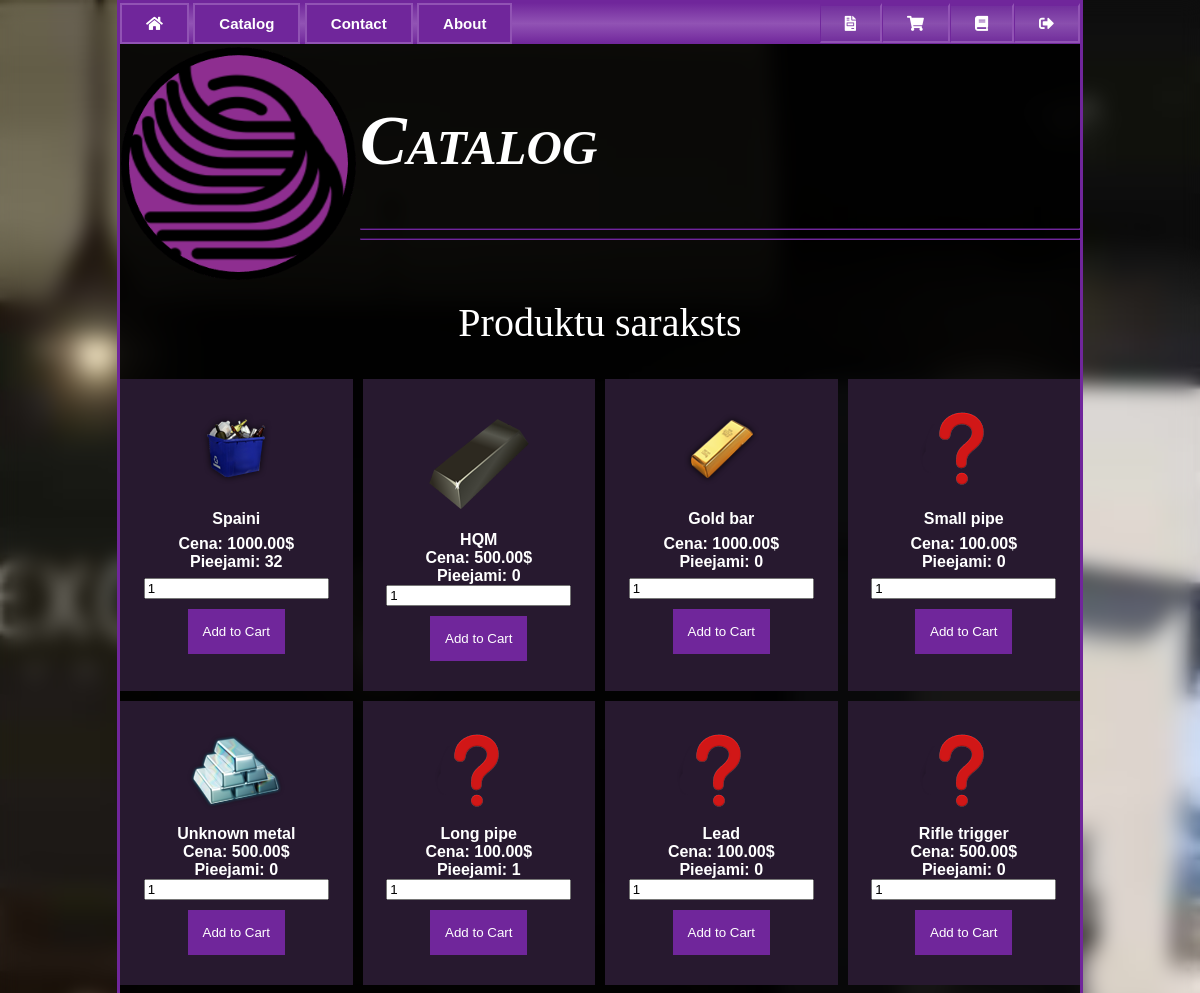
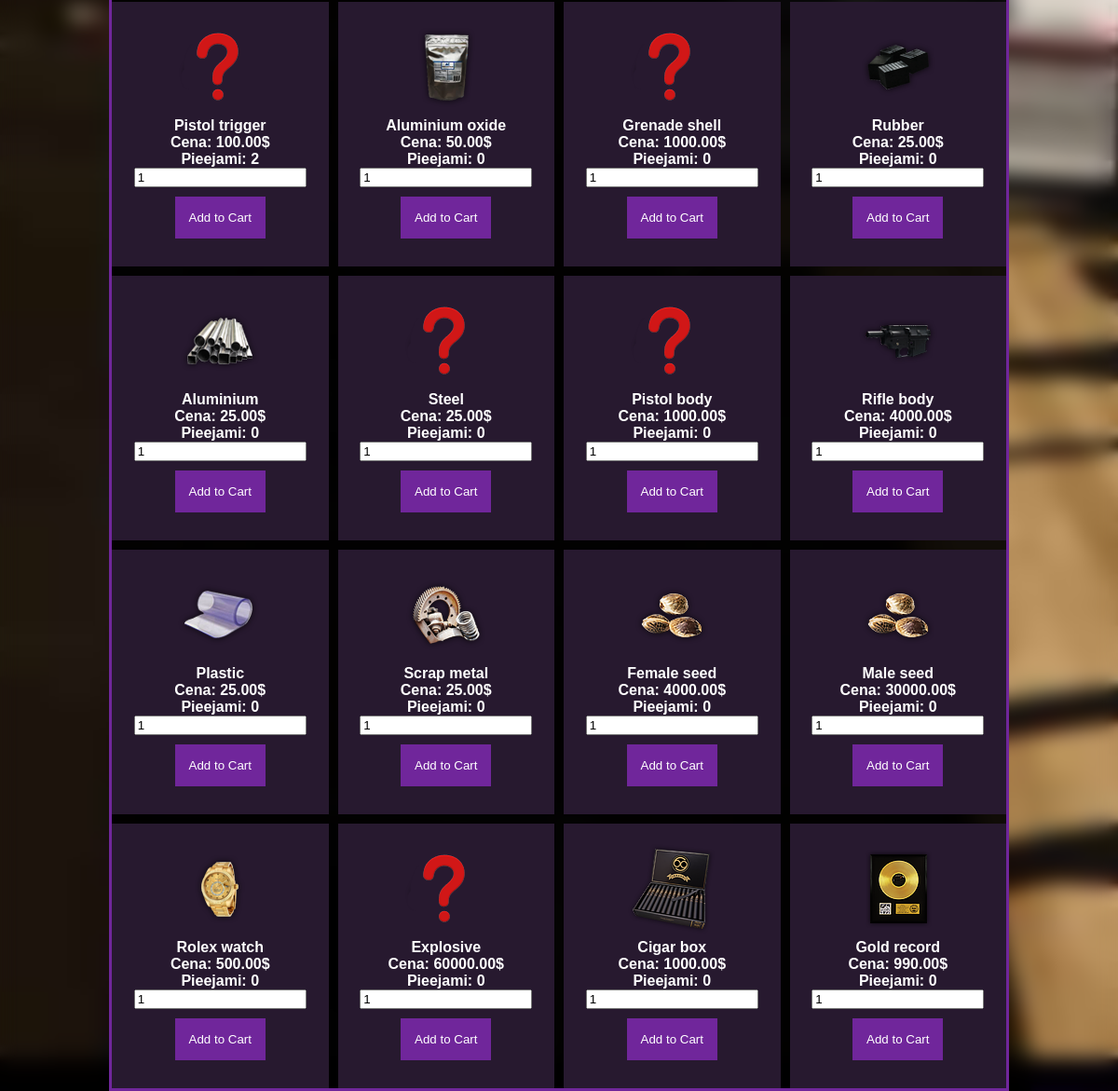
/catalog (signed in), run on an earlier commit of the app's database (2 pictures, top to bottom).
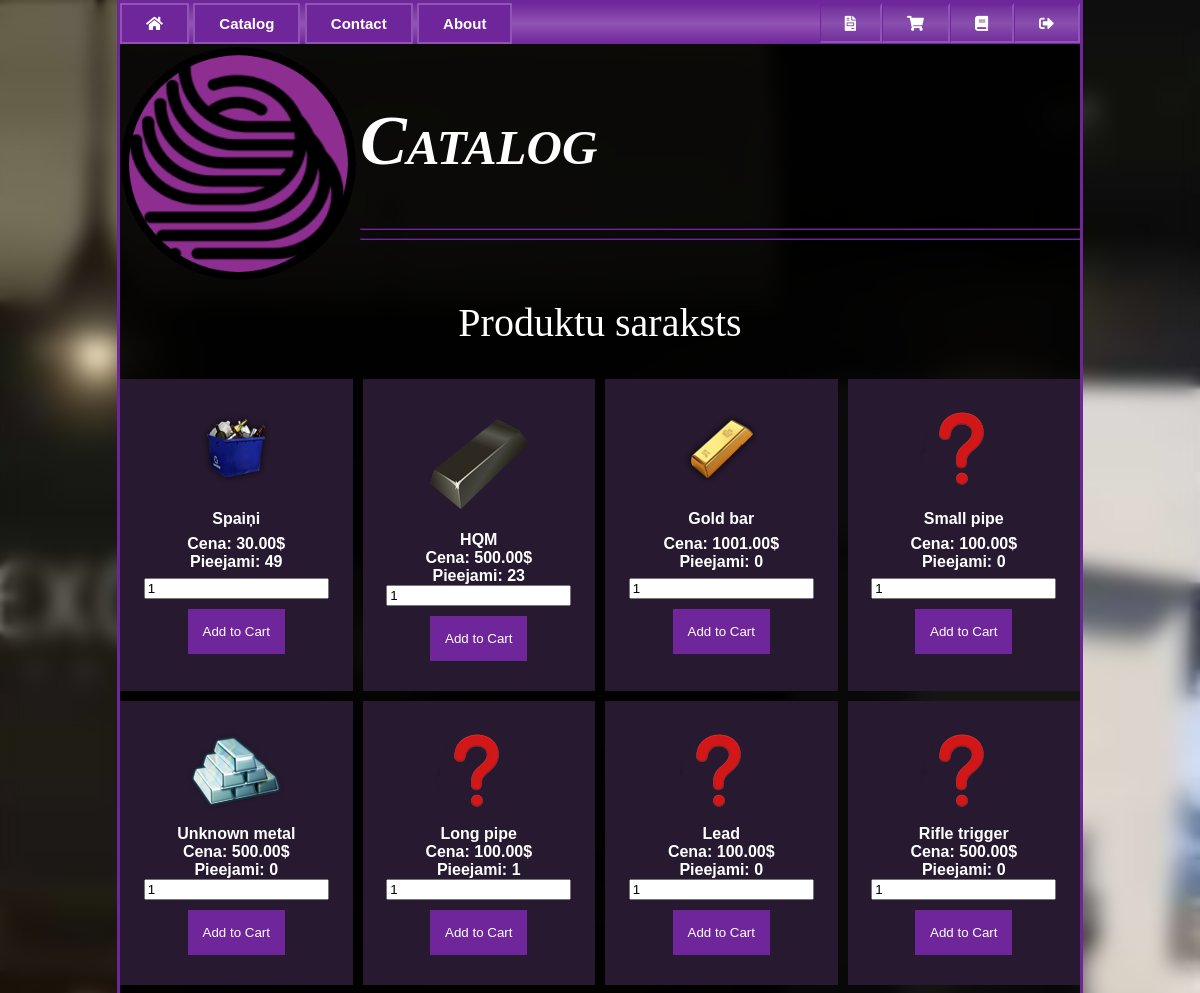
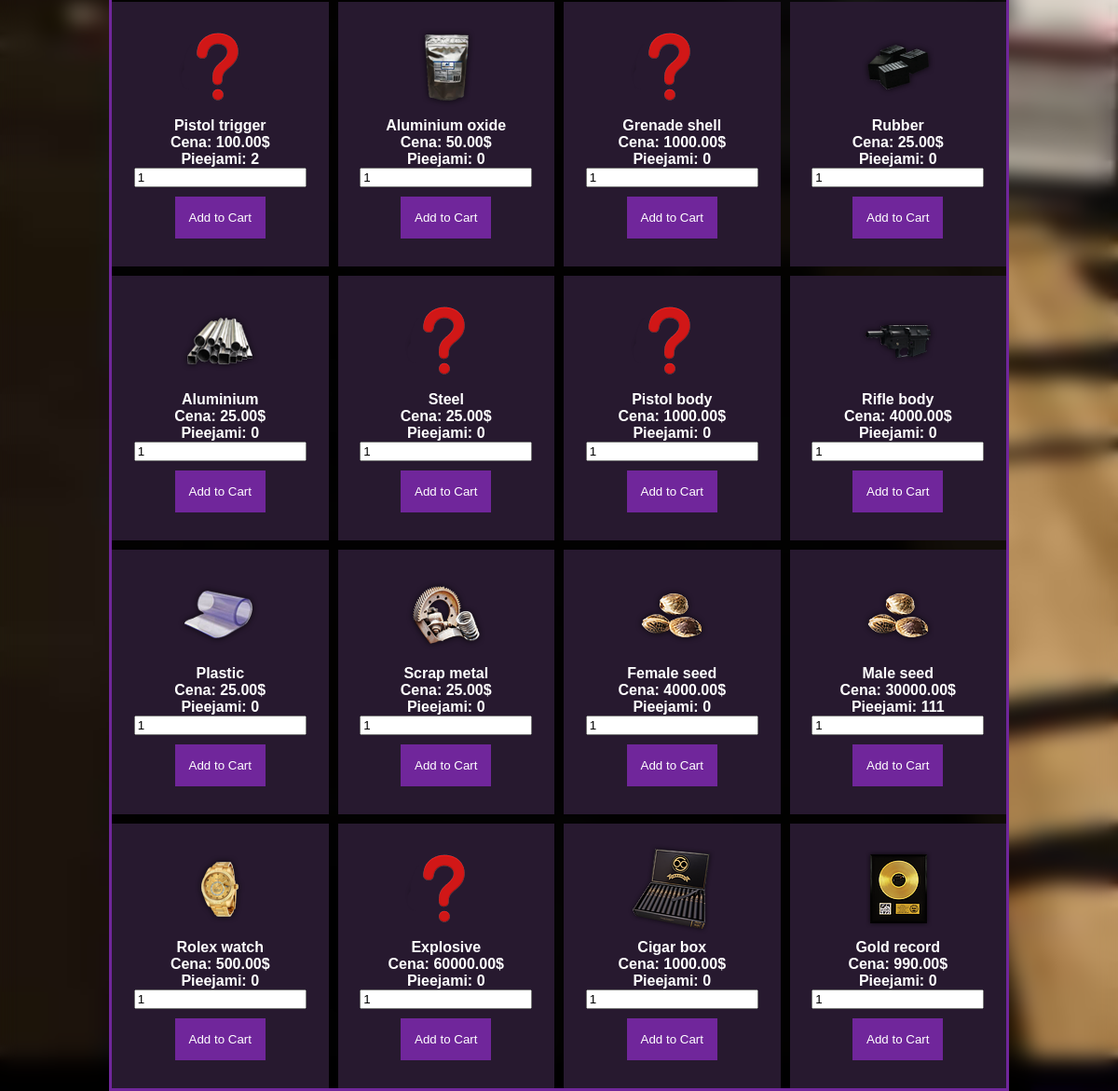
And on a later commit of the database (2 pictures, top to bottom).
### tables this page shows
CREATE TABLE `images` (
  `id` int(11) NOT NULL,
  `product_id` int(11) NOT NULL,
  `image` varchar(128) NOT NULL DEFAULT 'missing.png',
  `main` int(1) NOT NULL DEFAULT 0
);

CREATE TABLE `products` (
  `id` int(10) NOT NULL,
  `name` char(50) NOT NULL COMMENT 'Preces nosaukums',
  `price` decimal(10,2) DEFAULT 0.00 COMMENT 'Cena',
  `count` int(11) NOT NULL COMMENT 'Gab',
  `access` int(11) NOT NULL DEFAULT 1
);

### include/system.php (called while the page is built, shortened)
<?php
include_once "functions.php";
include_once "database.php";
include_once "backend/authentication.php";
include_once "controller.php";
$controller = new controller();
$db         = new db();
$auth       = new auth();

### backend/authentication.php (called while the page is built, shortened)
<?php
class auth{
    function access(){
        if(isset($_SESSION['auth']['access'])){
            return $_SESSION['auth']['access'];
        }
        return 1;
    }
}
?>

### include/functions.php (called while the page is built, shortened)
<?php
function url_segment($arg = false)
{
    if ($arg === false) {
        $url = $_SERVER['REQUEST_URI'];
        if (isset($_GET)) {
            $url = explode('?', $url);
            $url = $url[0];
        }
        $url = explode('/', trim($url, '/'));
        return $url;
    } else {
        $url = $_SERVER['REQUEST_URI'];
        if (isset($_GET)) {
            $url = explode('?', $url);
            $url = $url[0];
        }
        $url = explode('/', trim($url, '/'));
        array_unshift($url, false);
        if (isset($url[$arg + 1])) {
            return $url[$arg + 1];
        } else {
            return false;
        }
    }
    return false;
}

### include/database.php (called while the page is built, shortened)
<?php
Class db{
	public $debug = false;
    private function dbConect(){
		$this->conn = mysqli_connect(DB_HOST, DB_USER, DB_PASSWORD ,DB_NAME) or die ('Neizdevas savienoties ar datubazi!!');
		mysqli_set_charset($this->conn,'utf8');
		return $this->conn;
    }
	function getArray($query,$error=false){
		$data = array();
		$result=$this->result($query,$error);
		if ($result){
			while($row = mysqli_fetch_array($result,MYSQLI_ASSOC)){
				$data[] = $row;
			}
		}
		return $data;
	}
	function result($query,$error = false){
		if ($query){
			$conect = $this->dbConect();
			mysqli_query($conect,'SET SESSION sql_mode = ""');
			if ($error || $this->debug){
					$result=mysqli_query($conect,$query) or die("<b>" . $query . "</b><br>" . mysqli_error($conect));
			}else{
				$result=mysqli_query($conect,$query);
			}
			return $result;
		}
		return false;
	}
}

### backend/products.php (the view, shortened to what this page needs)
<?php
class products {
    function getProducts($access = false){
        global $db, $auth;
        $query = 'SELECT p.*, i.image
        FROM products p
        LEFT JOIN images AS i ON i.product_id = p.id';
        if($access){
            $query .= ' WHERE p.access <= '. $access;
        }else{
            $query .= ' WHERE p.access <= '. $auth->access();
        }
        $products = $db->getArray($query,true);
        echo '<div class="products">';
        foreach($products AS $product){
            echo '
                <div class="product">
                <div class="image"><img src="/images/'.$product['image'].'"></div>
                <div class="title">'.$product['name'].'</div>
                <div class="details">
                <div>Cena: ' . $product['price'] . '$</div>
                <div>Pieejami: '.$product['count'].'</div>
                </div>';
            echo '
                <form method="post">
                  <input type="hidden" name="user_id" value="'.$_SESSION['auth']['id'].'">
                  <input type="hidden" name="product_id" value="'.$product['id'].'">
                  <input type="number" name="product_amount" value="1" min="1">
                  <button type="submit" name="add_to_cart">Add to Cart</button>
                </form>';
     echo '</div>';
             }
    }
}
?>

### index.php (shortened to what this page needs)
<?
include_once "include/system.php";
?>
<!DOCTYPE html>
<html>
    <head>
    </head>
<body>
<link rel='stylesheet' href='/css/style.css'>
<link rel='stylesheet' href='/css/responsive.css'>
<div class="bg">
    <div class="container">
        <? include_once "theme/public_nav.php"; ?>
        <div>
        <a href="/">
         <img src="/images/logoM2.png" width="240" height="240" align="left">
        </a>
        </div>
        <div>
            <? echo $controller->contentloader() ?>
        </div>
    </div>
</div>
</body>
</html>

### theme/public_nav.php
<head>
  <link rel="stylesheet" href="https://cdnjs.cloudflare.com/ajax/libs/font-awesome/5.15.3/css/all.min.css" />
</head>
<div class="topnav">
<?php
$access = $auth->access();
?>
    <a href="/home"><i class="fas fa-home"></i></a>
    <a href="/catalog">Catalog</a>
    <a href="/contact">Contact</a>
    <a href="/about">About</a>
     <? if($access == 1): ?>
         <a class="right" href="/login"><i class="fas fa-sign-in-alt"></i></a>
         <a class="right" href="/register"><i class="fas fa-user-plus"></i></a>
     <? elseif($access == 2): ?>
         <a class="right" href="/logout"><i class="fas fa-sign-out-alt"></i></a>
         <a class="right" href="/cart"><i class="fas fa-shopping-cart"></i></a>
         <a class="right" href="/myorders"><i class="fas fa-file-invoice"></i></a>
     <? elseif($access == 3): ?>
         <a class="right" href="/logout"><i class="fas fa-sign-out-alt"></i></a>
         <a class="right" href="/admin"><i class="fas fa-book"></i></a>
         <a class="right" href="/cart"><i class="fas fa-shopping-cart"></i></a>
         <a class="right" href="/myorders"><i class="fas fa-file-invoice"></i> </a>
     <? endif; ?>
</div>

### include/controller.php (shortened to what this page needs)
<?
class controller
{
    var $contentmode = "pages";
    var $include = "home";
    function contentloader()
    {
        if (empty(url_segment(0))) {
            $this->include = 'home';
        } else {
	        $this->include = url_segment(0);
        }
        $include = $this->contentmode . '/' . $this->include . '.php';
        if (file_exists($include)) {
            include_once $include;
        }
        return '';
    }
}

### pages/catalog.php (shortened to what this page needs)
<?php
include_once "backend/products.php";
$products = new products();
?>
<h1>Catalog</h1>
<hr>
<hr>
<h2>Produktu saraksts</h2>
<?php
	if (!isset($_SESSION['auth'])) {
		 echo $products->getProductsguest();
	} else {
		 echo $products->getProducts();
	}
?>

### css/style.css (style rules this page uses)
body, html { margin: 0px; padding: 0px; background-color: black; font-family: Verdana, sans-serif; background-image: url("../images/bg.jpg"); background-repeat: no-repeat; background-attachment: fixed; background-size: cover; background-position: center; }
.bg { backdrop-filter: blur(10px); }
.container { overflow: auto; margin: 0 auto; padding: 0px; border-left: 4px #000 solid; border-right: 4px #000 solid; background-color: rgba(0, 0, 0, 0.9); color: white; font-weight: bold; border: 3px solid rgb(112, 38, 155); width: 80%; height: auto; }
.container .right { display: flex; flex-direction: column; flex: 3; border-left: 1px solid rgb(112, 38, 155); border-top: 3px solid rgb(112, 38, 155); background-color: #683e942f; }
h1 { animation: fadeInAnimation ease 2s; animation-iteration-count: 1; animation-fill-mode: forwards; font: italic small-caps bold 70px Georgia, serif; padding-top: 10px; position: inherit; }
h2 { animation: fadeInAnimation ease 4s; animation-iteration-count: 1; animation-fill-mode: forwards; font: 40px Georgia, serif; text-align: center; }
hr { animation: fadeInAnimation ease 3s; animation-iteration-count: 1; animation-fill-mode: forwards; background-color: rgb(112, 38, 155); border-color: rgb(112, 38, 155); padding-right: 20px; }
.topnav { overflow: hidden; background-image: linear-gradient(to top, rgb(112, 38, 155), rgb(145, 83, 180), rgb(112, 38, 155)); text-align: left; }
.topnav a { text-align: left; background-color: rgb(112, 38, 155); border: 2px solid rgb(145, 83, 180); display: inline-block; color: #ffffff; font-family: Arial; font-size: 15px; padding: 10px 24px; text-decoration: none; }
a.right { display: inline-block; text-align: right; float: right; }
button { background-color: rgb(112, 38, 155); color: #ffffff; padding: 15px; margin: 10px 0px; border: none; cursor: pointer; }
.products { display: grid; grid-template-columns: repeat(4, 1fr); grid-gap: 10px; }
.product { display: inline-grid; background-color: #27192f; padding: 20px; text-align: center; }

What changed in the data, as far as the page shows it:
changed through a linked row, images: product.name "Spaini" → "Spaiņi"; product.price "1000.00" → "30.00"; product.count "32" → "49"
changed through a linked row, images "HQM": product.count "0" → "23"
changed through a linked row, images "Gold bar": product.price "1000.00" → "1001.00"
changed through a linked row, images "Male seed": product.count "0" → "111"
